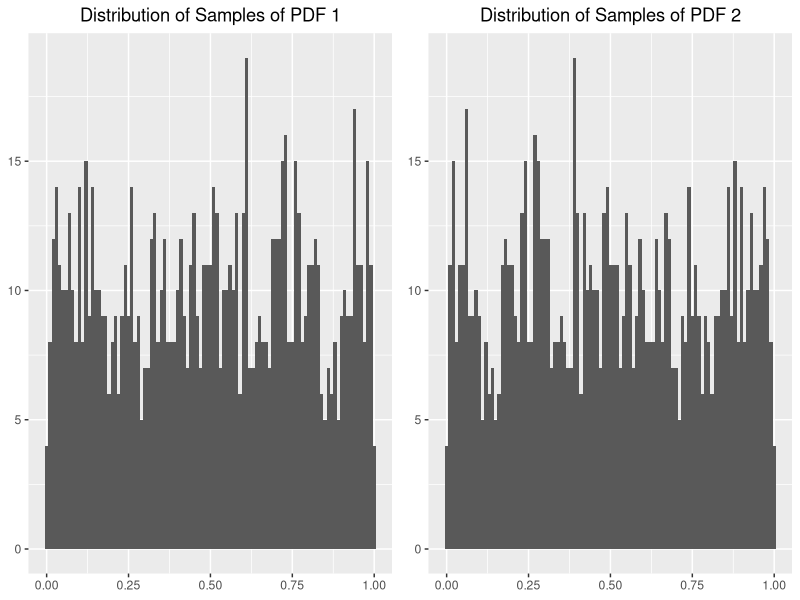
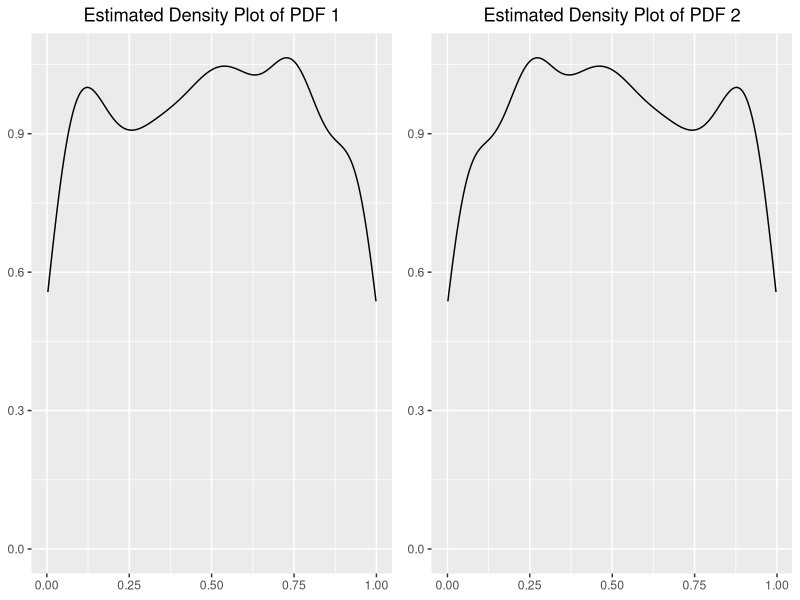
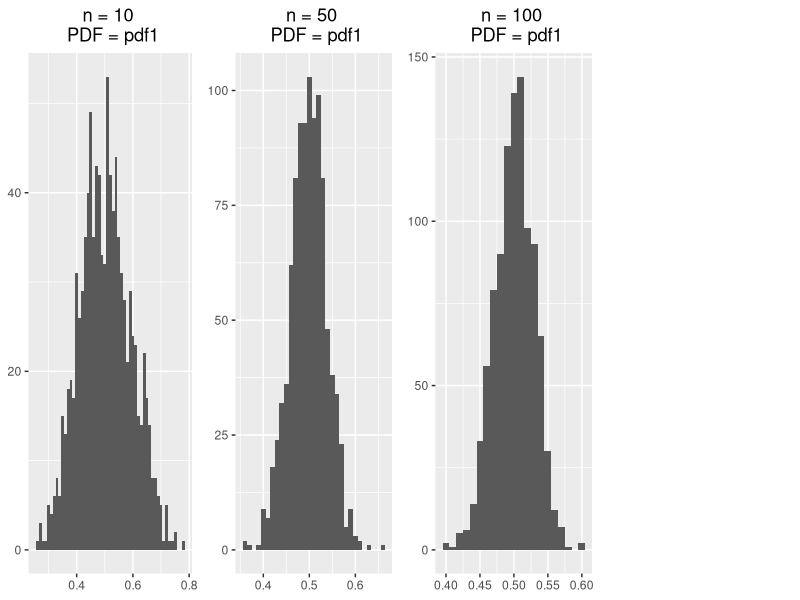
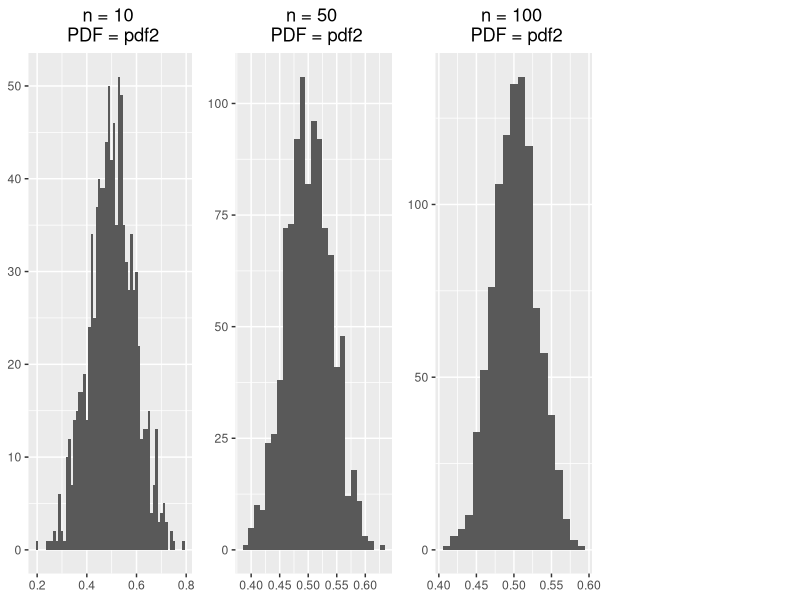

Reproduce these figures in R, in order.
## ---- chunk 1
library(ggplot2)
library(gridExtra)
## ---- chunk 2
pdf1 <- function(x){
    if (0 <= x && x <=2){
        if (x <= 1) {
            y <- x
        } else {
            y <- 2 - x
        }
    }
}
## ---- chunk 3
pdf2 <- function(x){
    if (0 <= x && x <=2){
        if (x <= 1) {
            y <- 1 - x
        } else {
            y <- x - 1
        }
    }
}
## ---- chunk 4
set.seed(21)
x <- runif(1000, 0, 2)
y_pdf1 <- sapply(x, pdf1)
y_pdf2 <- sapply(x, pdf2)
s_df <- data.frame(x, y_pdf1, y_pdf2)

p1 <- ggplot(s_df, aes(y_pdf1)) + geom_histogram(binwidth=.01) + 
    ggtitle("Distribution of Samples of PDF 1") + 
    theme(plot.title= element_text(hjust = 0.5), 
          axis.title.x=element_blank(),
          axis.title.y=element_blank())
p2 <- ggplot(s_df, aes(y_pdf2)) + geom_histogram(binwidth=.01) + 
    ggtitle("Distribution of Samples of PDF 2") + 
    theme(plot.title= element_text(hjust = 0.5), 
          axis.title.x=element_blank(),
          axis.title.y=element_blank())
grid.arrange(p1, p2, ncol=2)

p1 <- ggplot(s_df, aes(y_pdf1)) + geom_density() + 
    ggtitle("Estimated Density Plot of PDF 1") + 
    theme(plot.title= element_text(hjust = 0.5), 
          axis.title.x=element_blank(),
          axis.title.y=element_blank())
p2 <- ggplot(s_df, aes(y_pdf2)) + geom_density() +
    ggtitle("Estimated Density Plot of PDF 2") + 
    theme(plot.title= element_text(hjust = 0.5), 
          axis.title.x=element_blank(),
          axis.title.y=element_blank())
grid.arrange(p1, p2, ncol=2)
## ---- chunk 5
showCLT <- function(n, PDF) {
    dist <- NULL
    for (i in 1:1000) {
        x <- runif(n, 0, 2)
        y <- sapply(x, PDF)
        dist <- c(dist, mean(y))
    }
    pdfstr <- deparse(substitute(PDF))
    title <- paste0("n = ", n, " \n PDF = ", pdfstr)
    ggplot() + aes(dist) + geom_histogram(binwidth=.01) + 
        ggtitle(title) + theme(plot.title = element_text(hjust = 0.5), 
                               axis.title.x=element_blank(),
                               axis.title.y=element_blank())
}
## ---- chunk 6
p1 <- showCLT(10, pdf1)
p2 <- showCLT(50, pdf1)
p3 <- showCLT(100, pdf1)
grid.arrange(p1, p2, p3, ncol=4)

p1 <- showCLT(10, pdf2)
p2 <- showCLT(50, pdf2)
p3 <- showCLT(100, pdf2)
grid.arrange(p1, p2, p3, ncol=4)

